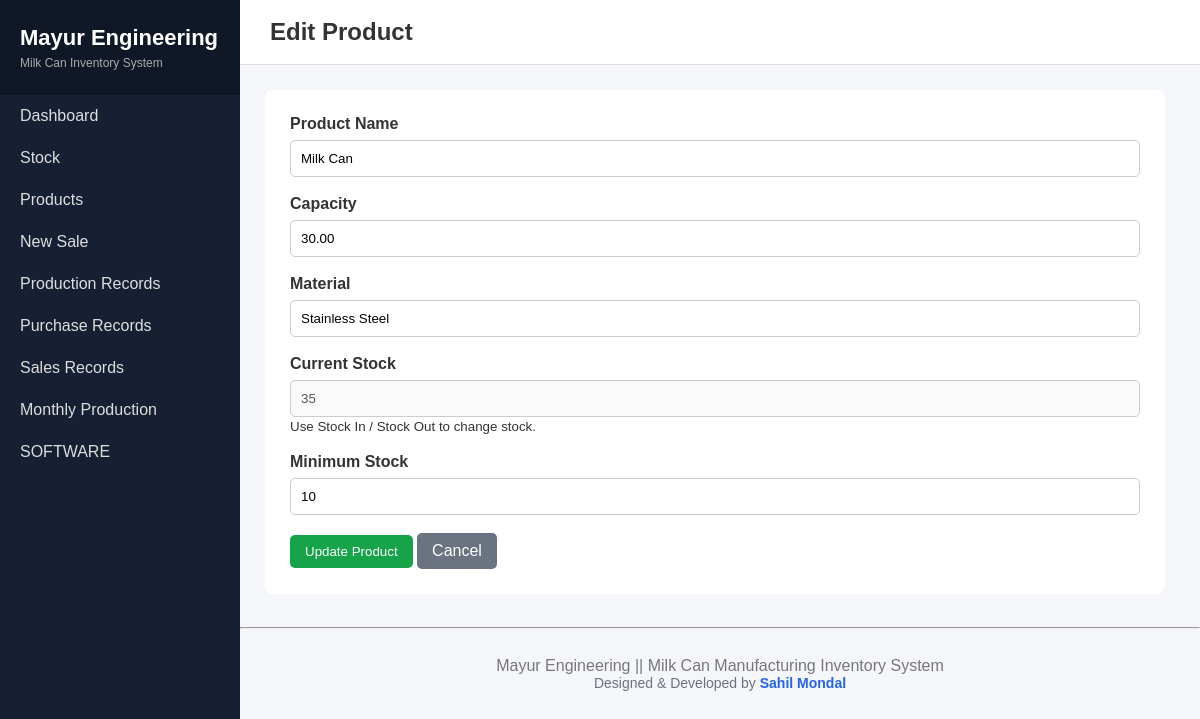
The app's page /milk-can-inventory/products/edit.php?id=2 with its own data.
### tables this page shows
CREATE TABLE products (
    id INT UNSIGNED AUTO_INCREMENT PRIMARY KEY,
    product_name VARCHAR(100) NOT NULL,
    capacity DECIMAL(10,2) NOT NULL,
    material VARCHAR(50) NOT NULL,
    price DECIMAL(10,2) NOT NULL DEFAULT 0.00,
    stock_quantity INT NOT NULL DEFAULT 0,
    minimum_stock INT NOT NULL DEFAULT 5,
    status TINYINT(1) NOT NULL DEFAULT 1,
    created_at TIMESTAMP DEFAULT CURRENT_TIMESTAMP,
    updated_at TIMESTAMP DEFAULT CURRENT_TIMESTAMP
        ON UPDATE CURRENT_TIMESTAMP
);

### milk-can-inventory/products/edit.php (the view, shortened to what this page needs)
<?php
require_once '../config/database.php';
$id = (int)($_GET['id'] ?? 0);
$stmt = $pdo->prepare("
    SELECT *
    FROM products
    WHERE id = ?
");
$stmt->execute([$id]);
$product = $stmt->fetch();
include '../includes/header.php';
?>
<div class="form-box">
<form method="POST">
    <div class="form-group">
        <label>Product Name</label>
        <input
            type="text"
            name="product_name"
            class="form-control"
            value="<?= htmlspecialchars($product['product_name']) ?>"
            required
        >
    </div>
    <div class="form-group">
        <label>Capacity</label>
        <input
            type="number"
            step="0.01"
            name="capacity"
            class="form-control"
            value="<?= $product['capacity'] ?>"
            required
        >
    </div>
    <div class="form-group">
        <label>Material</label>
        <input
            type="text"
            name="material"
            class="form-control"
            value="<?= htmlspecialchars($product['material']) ?>"
            required
        >
    </div>
    <div class="form-group">
        <label>Current Stock</label>
        <input
            type="text"
            class="form-control"
            value="<?= $product['stock_quantity'] ?>"
            disabled
        >
        <small>
            Use Stock In / Stock Out to change stock.
        </small>
    </div>
    <div class="form-group">
        <label>Minimum Stock</label>
        <input
            type="number"
            name="minimum_stock"
            class="form-control"
            value="<?= $product['minimum_stock'] ?>"
        >
    </div>
    <button class="btn btn-success">
        Update Product
    </button>
    <a href="index.php" class="btn btn-secondary">
        Cancel
    </a>
</form>
</div>
<?php include '../includes/footer.php'; ?>

### milk-can-inventory/assets/css/style.css (style rules this page uses)
* { box-sizing: border-box; }
body { margin: 0; font-family: Arial, sans-serif; background: #f4f6f9; color: #333; }
.form-box { background: white; padding: 25px; border-radius: 8px; max-width: 900px; }
.form-group { margin-bottom: 18px; }
.form-group label { display: block; font-weight: bold; margin-bottom: 7px; }
.form-control { width: 100%; padding: 10px; border: 1px solid #ccc; border-radius: 5px; }
.btn { display: inline-block; padding: 9px 15px; border: none; border-radius: 5px; text-decoration: none; cursor: pointer; color: white; background: #2563eb; }
.btn-success { background: #16a34a; }
.btn-secondary { background: #6b7280; }

### records on screen
products: product_name "Milk Can", capacity "30.00", material "Stainless Steel", stock_quantity "35", minimum_stock "10"

### other values on screen
$pageTitle "Edit Product"
